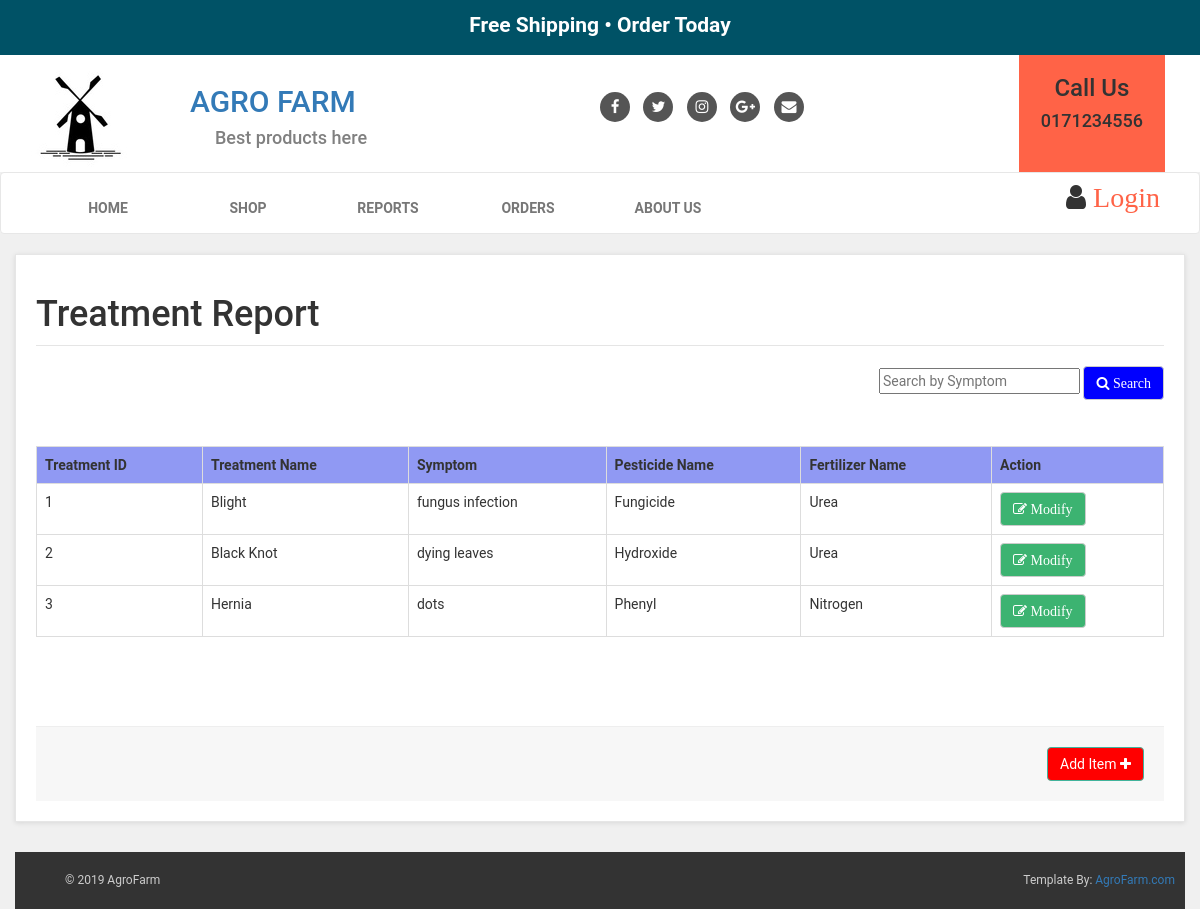
/Owner/treatmentreport.php, run on the app's committed database.
### tables this page shows
CREATE TABLE `treatment` (
  `Tid` int(10) NOT NULL,
  `Tname` varchar(20) NOT NULL,
  `Symptom` varchar(50) NOT NULL,
  `Pname` varchar(10) NOT NULL,
  `Frname` varchar(10) NOT NULL
);

### Owner/treatmentreport.php (the view, shortened to what this page needs)
<?php
include "includes/connection.php";
?>
<!DOCTYPE html>
<html>
<head>
	<link rel="stylesheet" href="https://maxcdn.bootstrapcdn.com/bootstrap/3.4.0/css/bootstrap.min.css">
	<link rel="stylesheet" href="style.css">
	<link href="https://stackpath.bootstrapcdn.com/font-awesome/4.7.0/css/font-awesome.min.css" rel="stylesheet">
</head>
<body>
<?php
include "includes/owner_header.php";
?>
		<div class="col-md-12" id="cart">
			<div class="box">
				<form action="" method="post" enctype="multipart-form-data">
					<legend><h1>Treatment Report</h1></legend>
					<div>
					<span class="pull-right">
							<input type="text" name="search" placeholder="Search by Symptom">
							<button class="btn btn-default" type="submit" name="submit" value="submit" style="background-color: blue;color: white;">
								<i class="fa fa-search"> Search</i>
							</button>
					</span>
				</div>
				<br>
				<br>
				<br>
					<div class="table-responsive">
						<div class="scroll">
						<table class="table">
<?php
if(isset($_POST['submit']))
{
		$q=mysqli_query($db,"select * from treatment where Symptom like '%$_POST[search]%'");
		if(mysqli_num_rows($q)==0)
		{
			?>
			<script type="text/javascript">
				alert("No Treatment Found");
			</script>
			<?php
			$result=mysqli_query($db,"select * from `Treatment`;");
echo "<table class='table table-bordered table-hover' >";
echo "<tr style='background-color: #9099f3;'>";
	echo "<th>";  echo "Treatment ID";  echo "</th>";
	echo "<th>";  echo "Treatment Name";  echo "</th>";
	echo "<th>";  echo "Symptom";  echo "</th>";
	echo "<th>";  echo "Pesticide Name";  echo "</th>";
	echo "<th>";  echo "Fertilizer Name";  echo "</th>";
	echo "<th>";  echo "Action";  echo "</th>";
	echo "</tr>";
while($row=mysqli_fetch_assoc($result))
{
	echo "<tr>";
		echo "<td>";  echo $row['Tid'];  echo "</td>";
		echo "<td>";  echo $row['Tname'];  echo "</td>";
		echo "<td>";  echo $row['Symptom'];  echo "</td>";
		echo "<td>";  echo $row['Pname'];  echo "</td>";
		echo "<td>";  echo $row['Frname'];  echo "</td>";
		echo "<td>"; ?><button class="btn btn-default edition" type="button" style="background-color: mediumseagreen;color: white;">
								<i class="fa fa-pencil-square-o"> Modify</i>
							</button>
		<?php
		echo "</td>";
	echo "</tr>";
}
echo "</table>";
		}
		else
		{
				echo "<table class='table table-bordered table-hover' >";
echo "<tr style='background-color: #9099f3;'>";
	echo "<th>";  echo "Treatment ID";  echo "</th>";
	echo "<th>";  echo "Treatment Name";  echo "</th>";
	echo "<th>";  echo "Symptom";  echo "</th>";
	echo "<th>";  echo "Pesticide Name";  echo "</th>";
	echo "<th>";  echo "Fertilizer Name";  echo "</th>";
	echo "<th>";  echo "Action";  echo "</th>";
echo "</tr>";
while($row=mysqli_fetch_assoc($q))
{
	echo "<tr>";
		echo "<td>";  echo $row['Tid'];  echo "</td>";
		echo "<td>";  echo $row['Tname'];  echo "</td>";
		echo "<td>";  echo $row['Symptom'];  echo "</td>";
		echo "<td>";  echo $row['Pname'];  echo "</td>";
		echo "<td>";  echo $row['Frname'];  echo "</td>";
		echo "<td>"; ?><button class="btn btn-default edition" type="button" style="background-color: mediumseagreen;color: white;">
								<i class="fa fa-pencil-square-o"> Modify</i>
							</button>
		<?php
		echo "</td>";
	echo "</tr>";
}
echo "</table>";
		}
}
else
{
	$result=mysqli_query($db,"select * from `treatment`;");
echo "<table class='table table-bordered table-hover' >";
echo "<tr style='background-color: #9099f3;'>";
	echo "<th>";  echo "Treatment ID";  echo "</th>";
	echo "<th>";  echo "Treatment Name";  echo "</th>";
	echo "<th>";  echo "Symptom";  echo "</th>";
	echo "<th>";  echo "Pesticide Name";  echo "</th>";
	echo "<th>";  echo "Fertilizer Name";  echo "</th>";
	echo "<th>";  echo "Action";  echo "</th>";
	echo "</tr>";
while($row=mysqli_fetch_assoc($result))
{
	echo "<tr>";
		echo "<td>";  echo $row['Tid'];  echo "</td>";
		echo "<td>";  echo $row['Tname'];  echo "</td>";
		echo "<td>";  echo $row['Symptom'];  echo "</td>";
		echo "<td>";  echo $row['Pname'];  echo "</td>";
		echo "<td>";  echo $row['Frname'];  echo "</td>";
		echo "<td>"; ?><button class="btn btn-default edition" type="button" style="background-color: mediumseagreen;color: white;">
								<i class="fa fa-pencil-square-o"> Modify</i>
							</button>
		<?php
		echo "</td>";
	echo "</tr>";
}
echo "</table>";
}
?>
</div>
					<div class="box-footer">
						<div class="pull-right">
							<a href="#" class="btn btn-primary" id="add_item" style="background-color: red;">Add Item <i class="fa fa-plus"></i></a>
						</div>
					</div>
				</form>
			</div>
</div>
<footer>
	<?php
	include "shop_footer.php";
	?>
</footer>
</body>
</html>

### Customer/styles/style.css (style rules this page uses)
body { font-family: "Roboto",Helvetica,Arial,sans-sarif; font-size: 14px; line-height: 1.42857143; color: #333333; background-color: #f0f0f0; }
.btn-primary { color: rgb(255,255,255); background-color: rgb(75,151,168); border-color: rgb(65,179,156); }
.box { background: #fff; margin: 0 0 30px; border: solid 1px #e6e6e6; padding: 20px; box-shadow: 0 1px 5px rgba(0,0,0,0.1); }
.box .box-footer { background: #f7f7f7; margin: 30px, -20px -20px; padding: 20px; border-top: solid 1px #eeeeee; }
.box .box-footer:before, .box .box-footer:after { content: " "; display: table; }
.box .box-footer:after { clear: both; }

### Owner/treatmentreport.php (style rules this page uses)
.scroll { width:100%; height:300px; overflow: scroll; }

### Owner/includes/owner_header.php (style rules this page uses)
.btn-primary { color: rgb(255,255,255); background-color: rgb(75,151,168); border-color: rgb(65,179,156); }

### Owner/shop_footer.php (style rules this page uses)
body { font-family: "Roboto",Helvetica,Arial,sans-sarif; font-size: 14px; line-height: 1.42857143; color: #333333; background-color: #f0f0f0; }

### data on the page
treatment: Tid "1", Tname "Blight", Symptom "fungus infection", Pname "Fungicide", Frname "Urea"
treatment: Tid "2", Tname "Black Knot", Symptom "dying leaves", Pname "Hydroxide", Frname "Urea"
treatment: Tid "3", Tname "Hernia", Symptom "dots", Pname "Phenyl", Frname "Nitrogen"
